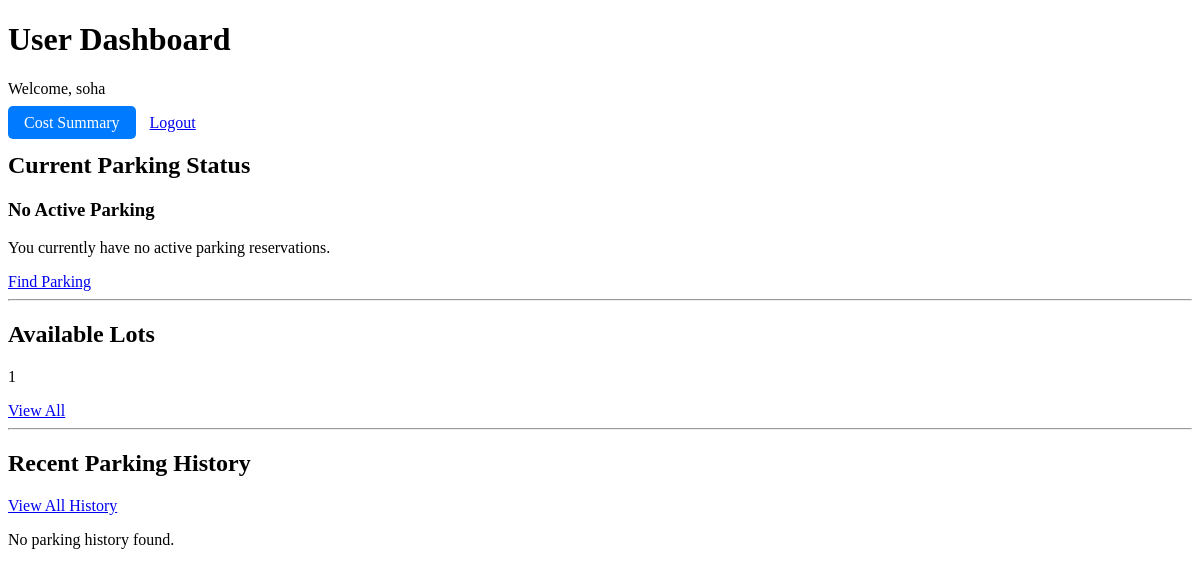
Page /user_dashboard (signed in) on the earlier database version.
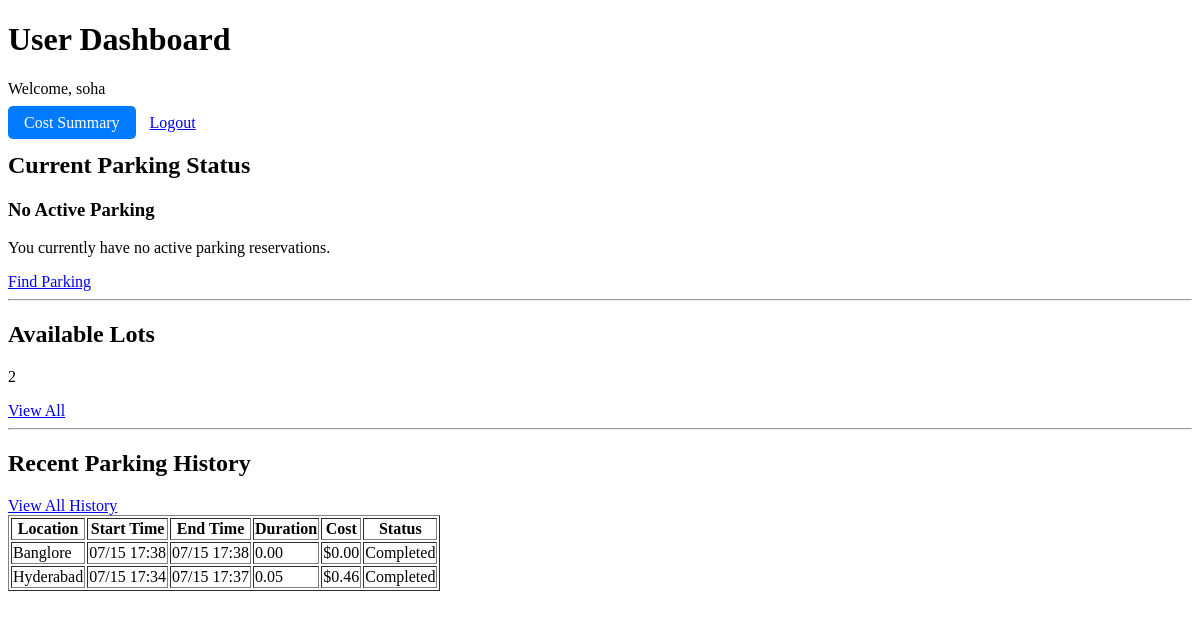
Same page on the later database version.
### models/models.py (models this page shows, shortened)
class Reservation(db.Model):
    __tablename__ = 'reservations'
    id = db.Column(db.Integer, primary_key=True)
    spot_id = db.Column(db.Integer, db.ForeignKey('parking_spots.id'), nullable=False)
    user_id = db.Column(db.Integer, db.ForeignKey('users.id'), nullable=False)
    reservation_timestamp = db.Column(db.DateTime, default=datetime.utcnow)
    parking_timestamp = db.Column(db.DateTime, nullable=True)
    leaving_timestamp = db.Column(db.DateTime, nullable=True)
    parking_cost = db.Column(db.Float, nullable=True)
    spot = db.relationship('ParkingSpot', backref='reservations')

class ParkingLot(db.Model):
    __tablename__ = 'parking_lots'
    id = db.Column(db.Integer, primary_key=True)
    prime_location_name = db.Column(db.String(100), nullable=False)
    price = db.Column(db.Float, nullable=False)
    address = db.Column(db.String(200), nullable=False)
    pin_code = db.Column(db.String(10), nullable=False)
    maximum_number_of_spots = db.Column(db.Integer, nullable=False)
    spots = db.relationship('ParkingSpot', backref='lot', cascade='all, delete-orphan')

### app.py (the view)
@app.route('/user_dashboard')
def user_dashboard():
    if 'user_id' not in session:
        flash('Please login first!', 'error')
        return redirect(url_for('login'))
    user = User.query.get(session['user_id'])
    if not user:
        session.pop('user_id', None)
        flash('User not found, please log in again.', 'error')
        return redirect(url_for('login'))
    lots = ParkingLot.query.all()
    current_reservation = user.get_current_reservation()
    current_cost = 0
    current_duration = ""
    current_lot = None
    if current_reservation:
        current_spot = ParkingSpot.query.get(current_reservation.spot_id)
        current_lot = ParkingLot.query.get(current_spot.lot_id) if current_spot else None
        if current_lot:
            current_cost = current_reservation.calculate_cost(current_lot.price)
            current_duration = current_reservation.get_parking_duration_formatted()
    history = Reservation.query.filter_by(user_id=user.id).order_by(Reservation.reservation_timestamp.desc()).all()
    total_spent = sum(res.parking_cost for res in history if res.parking_cost)
    return render_template('user_dashboard.html',
                         user=user,
                         lots=lots,
                         current_reservation=current_reservation,
                         current_cost=current_cost,
                         current_duration=current_duration,
                         current_lot=current_lot,
                         history=history,
                         total_spent=total_spent)

### models/models.py (called while the page is built)
    def get_current_reservation(self):
        return Reservation.query.filter_by(
            user_id=self.id,
            leaving_timestamp=None
        ).first()

### templates/user_dashboard.html (shortened to what the changed rows need)
<!DOCTYPE html>
<html lang="en">
<head>
</head>
<body>
    {% block content %}
    <header>
        <h1>User Dashboard</h1>
    </header>
    <main>
        <section>
            <h2>Current Parking Status</h2>
        </section>
        <section>
            <h2>Available Lots</h2>
            <p>{{ lots|length }}</p>
            <a href="{{ url_for('view_lots') }}">View All</a>
        </section>
        <section>
            <h2>Recent Parking History</h2>
            <a href="{{ url_for('parking_history') }}">View All History</a>
            {% if history %}
                <table border="1">
                    <thead>
                        <tr>
                            <th>Location</th>
                            <th>Start Time</th>
                            <th>End Time</th>
                            <th>Duration</th>
                            <th>Cost</th>
                            <th>Status</th>
                        </tr>
                    </thead>
                    <tbody>
                        {% for reservation in history[:5] %}
                        <tr>
                            <td>{{ reservation.spot.lot.prime_location_name if reservation.spot and reservation.spot.lot else 'N/A' }}</td>
                            <td>{{ reservation.parking_timestamp.strftime('%m/%d %H:%M') if reservation.parking_timestamp else 'N/A' }}</td>
                            <td>
                                {% if reservation.leaving_timestamp %}
                                    {{ reservation.leaving_timestamp.strftime('%m/%d %H:%M') }}
                                {% else %}
                                    Active
                                {% endif %}
                            </td>
                            <td>
                                {% if reservation.leaving_timestamp and reservation.parking_timestamp %}
                                    {% set duration = reservation.leaving_timestamp - reservation.parking_timestamp %}
                                    {{ "%.2f"|format(duration.total_seconds() / 3600) }}
                                {% else %}
                                    -
                                {% endif %}
                            </td>
                            <td>
                                {% if reservation.parking_cost is not none %}
                                    ${{ "%.2f"|format(reservation.parking_cost) }}
                                {% else %}
                                    -
                                {% endif %}
                            </td>
                            <td>
                                {% if reservation.leaving_timestamp %}
                                    Completed
                                {% elif reservation.parking_timestamp %}
                                    Occupied
                                {% else %}
                                    Reserved
                                {% endif %}
                            </td>
                        </tr>
                        {% endfor %}
                    </tbody>
                </table>
            {% else %}
                <p>No parking history found.</p>
            {% endif %}
        </section>
    </main>
    {% endblock %}
</body>
</html>

Differences in the rows shown:
added Reservation: spot.lot "Banglore", parking_timestamp "07/15 17:38", leaving_timestamp "07/15 17:38", duration.total_seconds()/3600 "0.00", parking_cost "0.00", shows "Completed"
now on this page (row edited): Reservation: spot.lot "Hyderabad", parking_timestamp "07/15 17:34", leaving_timestamp "07/15 17:37", duration "0.05", parking_cost "0.46", shows "Completed"
Other differences:
{{ lots|length }}: "1" → "2"
text no longer shown: "No parking history found."
text now shown: "Location Start Time End Time Duration Cost Status"
